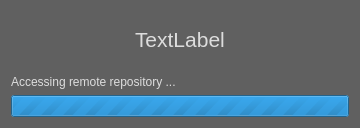
<?xml version="1.0" encoding="UTF-8"?>
<ui version="4.0">
 <class>SplashDialog</class>
 <widget class="QDialog" name="SplashDialog">
  <property name="windowModality">
   <enum>Qt::ApplicationModal</enum>
  </property>
  <property name="geometry">
   <rect>
    <x>0</x>
    <y>0</y>
    <width>360</width>
    <height>128</height>
   </rect>
  </property>
  <property name="windowTitle">
   <string>Preparing installation ...</string>
  </property>
  <property name="styleSheet">
   <string notr="true">QDialog, QMainWindow
{
	background-color: rgb(96,96,96);
}

QWidget
{
	color: #DDD;
}</string>
  </property>
  <layout class="QVBoxLayout" name="verticalLayout">
   <item>
    <spacer name="verticalSpacer_2">
     <property name="orientation">
      <enum>Qt::Vertical</enum>
     </property>
     <property name="sizeHint" stdset="0">
      <size>
       <width>20</width>
       <height>40</height>
      </size>
     </property>
    </spacer>
   </item>
   <item>
    <layout class="QHBoxLayout" name="horizontalLayout">
     <item>
      <spacer name="horizontalSpacer">
       <property name="orientation">
        <enum>Qt::Horizontal</enum>
       </property>
       <property name="sizeHint" stdset="0">
        <size>
         <width>40</width>
         <height>20</height>
        </size>
       </property>
      </spacer>
     </item>
     <item>
      <widget class="QLabel" name="productNameLabel">
       <property name="font">
        <font>
         <pointsize>16</pointsize>
        </font>
       </property>
       <property name="text">
        <string>TextLabel</string>
       </property>
      </widget>
     </item>
     <item>
      <spacer name="horizontalSpacer_2">
       <property name="orientation">
        <enum>Qt::Horizontal</enum>
       </property>
       <property name="sizeHint" stdset="0">
        <size>
         <width>40</width>
         <height>20</height>
        </size>
       </property>
      </spacer>
     </item>
    </layout>
   </item>
   <item>
    <spacer name="verticalSpacer">
     <property name="orientation">
      <enum>Qt::Vertical</enum>
     </property>
     <property name="sizeHint" stdset="0">
      <size>
       <width>20</width>
       <height>40</height>
      </size>
     </property>
    </spacer>
   </item>
   <item>
    <widget class="QLabel" name="statusLabel">
     <property name="text">
      <string>Accessing remote repository ...</string>
     </property>
    </widget>
   </item>
   <item>
    <widget class="QProgressBar" name="progressBar">
     <property name="maximum">
      <number>0</number>
     </property>
     <property name="textVisible">
      <bool>false</bool>
     </property>
     <property name="invertedAppearance">
      <bool>false</bool>
     </property>
    </widget>
   </item>
  </layout>
 </widget>
 <layoutdefault spacing="6" margin="11"/>
 <resources/>
 <connections/>
</ui>
